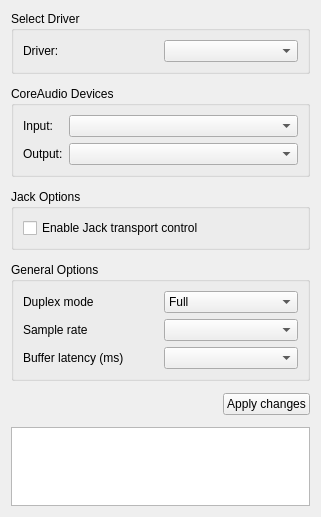
<?xml version="1.0" encoding="UTF-8"?>
<ui version="4.0">
 <class>AudioDriverConfigPage</class>
 <widget class="QWidget" name="AudioDriverConfigPage">
  <property name="geometry">
   <rect>
    <x>0</x>
    <y>0</y>
    <width>321</width>
    <height>517</height>
   </rect>
  </property>
  <property name="windowTitle">
   <string>Form</string>
  </property>
  <layout class="QVBoxLayout" name="verticalLayout_2">
   <property name="spacing">
    <number>12</number>
   </property>
   <item>
    <widget class="QGroupBox" name="groupBox">
     <property name="title">
      <string>Select Driver</string>
     </property>
     <layout class="QHBoxLayout">
      <item>
       <widget class="QLabel" name="label">
        <property name="text">
         <string>Driver:</string>
        </property>
       </widget>
      </item>
      <item>
       <widget class="QComboBox" name="driverCombo"/>
      </item>
     </layout>
    </widget>
   </item>
   <item>
     <widget class="QGroupBox" name="coreAudioDeviceGroupBox">
      <property name="title">
        <string>CoreAudio Devices</string>
      </property>
      <layout class="QFormLayout">
        <item row="0" column="0">
         <widget class="QLabel" name="coreAudioInputLabel">
          <property name="text">
            <string>Input:</string>
          </property>
         </widget>
        </item>
        <item row="0" column="1">
         <widget class="QComboBox" name="coreAudioInputDeviceComboBox"/>
        </item>
        <item row="1" column="0">
         <widget class="QLabel" name="coreAudioOutputLabel">
          <property name="text">
            <string>Output:</string>
          </property>
         </widget>
        </item>
        <item row="1" column="1">
         <widget class="QComboBox" name="coreAudioOutputDeviceComboBox"/>
        </item>
      </layout>
     </widget>
    </item>
    <item>
    <widget class="QGroupBox" name="jackGroupBox">
     <property name="title">
      <string>Jack Options</string>
     </property>
     <layout class="QVBoxLayout">
      <property name="spacing">
       <number>6</number>
      </property>
      <property name="leftMargin">
       <number>9</number>
      </property>
      <property name="topMargin">
       <number>9</number>
      </property>
      <property name="rightMargin">
       <number>9</number>
      </property>
      <property name="bottomMargin">
       <number>9</number>
      </property>
      <item>
       <widget class="QCheckBox" name="jackTransportCheckBox">
        <property name="text">
         <string>Enable Jack transport control</string>
        </property>
       </widget>
      </item>
     </layout>
    </widget>
   </item>
   <item>
    <widget class="QGroupBox" name="driverConfigGroupBox">
     <property name="title">
      <string>General Options</string>
     </property>
     <layout class="QVBoxLayout" name="verticalLayout">
      <item>
       <layout class="QHBoxLayout">
        <property name="spacing">
         <number>6</number>
        </property>
        <property name="leftMargin">
         <number>0</number>
        </property>
        <property name="topMargin">
         <number>0</number>
        </property>
        <property name="rightMargin">
         <number>0</number>
        </property>
        <property name="bottomMargin">
         <number>0</number>
        </property>
        <item>
         <widget class="QLabel" name="label_2">
          <property name="toolTip">
           <string>&lt;html&gt;&lt;head&gt;&lt;meta name=&quot;qrichtext&quot; content=&quot;1&quot; /&gt;&lt;style type=&quot;text/css&quot;&gt;
p, li { white-space: pre-wrap; }
&lt;/style&gt;&lt;/head&gt;&lt;body style=&quot; font-family:'Sans Serif'; font-size:9pt; font-weight:400; font-style:normal; text-decoration:none;&quot;&gt;
&lt;p style=&quot; margin-top:0px; margin-bottom:0px; margin-left:0px; margin-right:0px; -qt-block-indent:0; text-indent:0px;&quot;&gt;&lt;span style=&quot; font-weight:600;&quot;&gt;Duplex mode:&lt;/span&gt;&lt;/p&gt;
&lt;p style=&quot; margin-top:0px; margin-bottom:0px; margin-left:0px; margin-right:0px; -qt-block-indent:0; text-indent:0px;&quot;&gt;Defines if both the Playback and Capture buses &lt;/p&gt;
&lt;p style=&quot; margin-top:0px; margin-bottom:0px; margin-left:0px; margin-right:0px; -qt-block-indent:0; text-indent:0px;&quot;&gt;of your soundcard are to be used, &lt;/p&gt;
&lt;p style=&quot; margin-top:0px; margin-bottom:0px; margin-left:0px; margin-right:0px; -qt-block-indent:0; text-indent:0px;&quot;&gt;or only the Playback or Capture bus(es).&lt;/p&gt;&lt;/body&gt;&lt;/html&gt;</string>
          </property>
          <property name="text">
           <string>Duplex mode</string>
          </property>
         </widget>
        </item>
        <item>
         <widget class="QComboBox" name="duplexComboBox">
          <item>
           <property name="text">
            <string>Full</string>
           </property>
          </item>
          <item>
           <property name="text">
            <string>Playback</string>
           </property>
          </item>
          <item>
           <property name="text">
            <string>Capture</string>
           </property>
          </item>
         </widget>
        </item>
       </layout>
      </item>
      <item>
       <layout class="QHBoxLayout">
        <property name="spacing">
         <number>6</number>
        </property>
        <property name="leftMargin">
         <number>0</number>
        </property>
        <property name="topMargin">
         <number>0</number>
        </property>
        <property name="rightMargin">
         <number>0</number>
        </property>
        <property name="bottomMargin">
         <number>0</number>
        </property>
        <item>
         <widget class="QLabel" name="label_2_2">
          <property name="toolTip">
           <string>&lt;html&gt;&lt;head&gt;&lt;meta name=&quot;qrichtext&quot; content=&quot;1&quot; /&gt;&lt;style type=&quot;text/css&quot;&gt;
p, li { white-space: pre-wrap; }
&lt;/style&gt;&lt;/head&gt;&lt;body style=&quot; font-family:'Sans Serif'; font-size:9pt; font-weight:400; font-style:normal; text-decoration:none;&quot;&gt;
&lt;p style=&quot; margin-top:0px; margin-bottom:0px; margin-left:0px; margin-right:0px; -qt-block-indent:0; text-indent:0px;&quot;&gt;&lt;span style=&quot; font-weight:600;&quot;&gt;Sample rate:&lt;/span&gt;&lt;/p&gt;
&lt;p style=&quot; margin-top:0px; margin-bottom:0px; margin-left:0px; margin-right:0px; -qt-block-indent:0; text-indent:0px;&quot;&gt;The sample rate used by the audio card.&lt;/p&gt;
&lt;p style=&quot;-qt-paragraph-type:empty; margin-top:0px; margin-bottom:0px; margin-left:0px; margin-right:0px; -qt-block-indent:0; text-indent:0px;&quot;&gt;&lt;/p&gt;
&lt;p style=&quot; margin-top:0px; margin-bottom:0px; margin-left:0px; margin-right:0px; -qt-block-indent:0; text-indent:0px;&quot;&gt;New projects will use this samplerate as &lt;/p&gt;
&lt;p style=&quot; margin-top:0px; margin-bottom:0px; margin-left:0px; margin-right:0px; -qt-block-indent:0; text-indent:0px;&quot;&gt;the project's sample rate on creation.&lt;/p&gt;&lt;/body&gt;&lt;/html&gt;</string>
          </property>
          <property name="text">
           <string>Sample rate</string>
          </property>
         </widget>
        </item>
        <item>
         <widget class="QComboBox" name="rateComboBox"/>
        </item>
       </layout>
      </item>
      <item>
       <layout class="QHBoxLayout">
        <property name="spacing">
         <number>6</number>
        </property>
        <property name="leftMargin">
         <number>0</number>
        </property>
        <property name="topMargin">
         <number>0</number>
        </property>
        <property name="rightMargin">
         <number>0</number>
        </property>
        <property name="bottomMargin">
         <number>0</number>
        </property>
        <item>
         <widget class="QLabel" name="label_7">
          <property name="toolTip">
           <string>&lt;html&gt;&lt;head&gt;&lt;meta name=&quot;qrichtext&quot; content=&quot;1&quot; /&gt;&lt;style type=&quot;text/css&quot;&gt;
p, li { white-space: pre-wrap; }
&lt;/style&gt;&lt;/head&gt;&lt;body style=&quot; font-family:'Sans Serif'; font-size:9pt; font-weight:400; font-style:normal; text-decoration:none;&quot;&gt;
&lt;p style=&quot; margin-top:0px; margin-bottom:0px; margin-left:0px; margin-right:0px; -qt-block-indent:0; text-indent:0px;&quot;&gt;&lt;span style=&quot; font-weight:600;&quot;&gt;Buffer latency:&lt;/span&gt;&lt;/p&gt;
&lt;p style=&quot; margin-top:0px; margin-bottom:0px; margin-left:0px; margin-right:0px; -qt-block-indent:0; text-indent:0px;&quot;&gt;The latency introduced by the size of the audio buffers.&lt;/p&gt;
&lt;p style=&quot;-qt-paragraph-type:empty; margin-top:0px; margin-bottom:0px; margin-left:0px; margin-right:0px; -qt-block-indent:0; text-indent:0px;&quot;&gt;&lt;/p&gt;
&lt;p style=&quot; margin-top:0px; margin-bottom:0px; margin-left:0px; margin-right:0px; -qt-block-indent:0; text-indent:0px;&quot;&gt;Some people need low latencies, if you don't need it, &lt;/p&gt;
&lt;p style=&quot; margin-top:0px; margin-bottom:0px; margin-left:0px; margin-right:0px; -qt-block-indent:0; text-indent:0px;&quot;&gt;or don't know what it means, please leave the default setting!&lt;/p&gt;&lt;/body&gt;&lt;/html&gt;</string>
          </property>
          <property name="text">
           <string>Buffer latency (ms)</string>
          </property>
         </widget>
        </item>
        <item>
         <widget class="QComboBox" name="latencyComboBox"/>
        </item>
       </layout>
      </item>
     </layout>
    </widget>
   </item>
   <item>
    <layout class="QHBoxLayout" name="horizontalLayout">
     <item>
      <spacer>
       <property name="orientation">
        <enum>Qt::Horizontal</enum>
       </property>
       <property name="sizeHint" stdset="0">
        <size>
         <width>229</width>
         <height>20</height>
        </size>
       </property>
      </spacer>
     </item>
     <item>
      <widget class="QPushButton" name="restartDriverButton">
       <property name="text">
        <string>Apply changes</string>
       </property>
      </widget>
     </item>
    </layout>
   </item>
   <item>
    <widget class="QTextEdit" name="driverInformationTextEdit"/>
   </item>
   <item>
    <spacer>
     <property name="orientation">
      <enum>Qt::Vertical</enum>
     </property>
     <property name="sizeHint" stdset="0">
      <size>
       <width>20</width>
       <height>40</height>
      </size>
     </property>
    </spacer>
   </item>
  </layout>
 </widget>
 <resources/>
 <connections/>
</ui>
